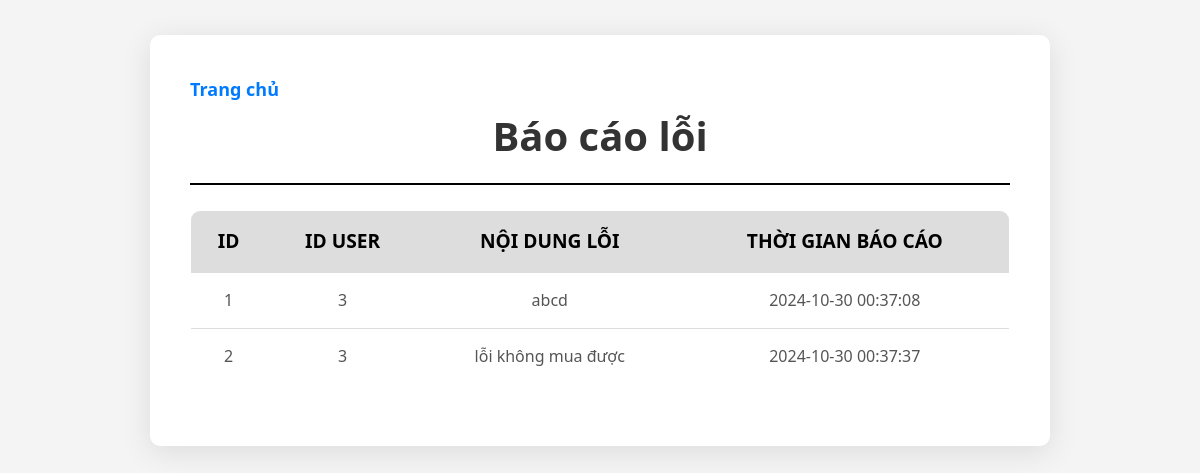
The app's page /Admin/quanlydv.php with its own data.
### tables this page shows
CREATE TABLE `error_reports` (
  `id` int(11) NOT NULL,
  `user_id` int(11) DEFAULT NULL,
  `message` text DEFAULT NULL,
  `created_at` datetime DEFAULT NULL
);

### Admin/quanlydv.php (the view, shortened to what this page needs)
<!DOCTYPE html>
<html lang="vi">
<head>
    <link rel="stylesheet" href="./css/quanlydv.css">
</head>
<body>
    <?php
        include("../inc/myconnect.php");
        $query = "SELECT `id`, `user_id`, `message`, `created_at` FROM error_reports";
        $result = mysqli_query($mysqli, $query);
    ?>
    <div class="content-wrapper">
    <li style=" display: inline-flex; margin-right: 15px;font-size: 18px;" ><a href="./admin.php" style="color: #007bff; text-decoration: none;font-weight: bold;"> Trang chủ</a></li>
        <div class="box">
            <div class="box-header">
                <h2>Báo cáo lỗi</h2>
            </div>
            <div class="box-body">
                <table class="table table-bordered" style="text-align: center;">
                    <thead>
                        <tr>
                            <th>ID</th>
                            <th>ID User</th>
                            <th>Nội dung lỗi</th>
                            <th>Thời gian báo cáo</th>
                        </tr>
                    </thead>
                    <tbody>
                        <?php
                        while ($row = mysqli_fetch_assoc($result)) {
                            echo "<tr>";
                            echo "<td>" . htmlspecialchars($row['id']) . "</td>";
                            echo "<td>" . htmlspecialchars($row['user_id']) . "</td>";
                            echo "<td>" . htmlspecialchars($row['message']) . "</td>";
                            echo "<td>" . htmlspecialchars($row['created_at']) . "</td>";
                            echo "</tr>";
                        }
                        ?>
                    </tbody>
                </table>
            </div>
        </div>
    </div>
</body>
</html>

### Admin/css/quanlydv.css (style rules this page uses)
body { font-family: 'Segoe UI', Tahoma, Geneva, Verdana, sans-serif; background-color: #f4f4f4; color: #333; margin: 0; padding: 35px; line-height: 1.6; padding-right: 150px; padding-left: 150px; }
.content-wrapper { background-color: #fff; border-radius: 10px; box-shadow: 0 6px 30px rgba(0, 0, 0, 0.1); padding: 40px; transition: transform 0.3s ease-in-out; }
.box-header { margin-bottom: 25px; text-align: center; }
.box-header h2 { font-size: 2.5rem; font-weight: bold; margin: 0; padding-bottom: 15px; border-bottom: 2px solid #000000; }
.table { width: 100%; border-collapse: collapse; margin-bottom: 20px; }
.table-bordered { border: 1px solid #ddd; border-radius: 10px; overflow: hidden; }
.table th, .table td { padding: 15px; text-align: left; border-bottom: 1px solid #ddd; }
.table th { background-color: #ddd; color: rgb(0, 0, 0); font-weight: bold; font-size: 1.2rem; text-transform: uppercase; text-align: center; }
.table td { font-size: 1rem; color: #555; text-align: center; }

### records on screen
error_reports: id "1", user "3", message "abcd", created_at "2024-10-30 00:37:08"
error_reports: id "2", user "3", message "lỗi không mua được", created_at "2024-10-30 00:37:37"
